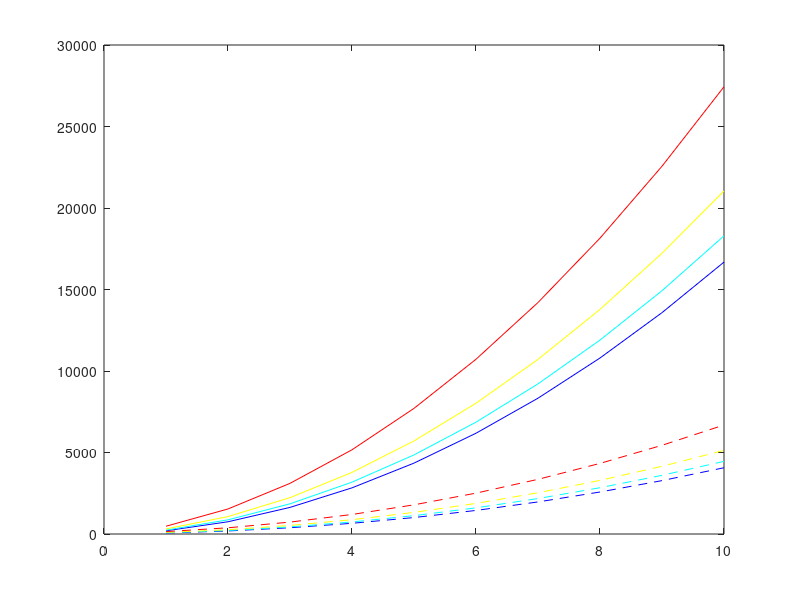

MATLAB code to generate this figure:
N = 1:10;
alpha = [0.15,0.1,0.05,0.01];
min_N_L1 =@(n,a) (64/pi) .*(log(n)-log(a)).*(n+sqrt((pi/2).*n)).^2;
min_N_L2 =@(n,a) 8 .*(log(n)-log(a)).*(n+1).^2;

colors = jet(numel(alpha));
for a = 1:numel(alpha)
    plot(N,min_N_L1(N,alpha(a)),'-','Color',colors(a,:));
    hold on;
    plot(N,min_N_L2(N,alpha(a)),'--','Color',colors(a,:));
end